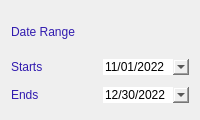
                  <widget class="QFrame" name="frame_20">
                   <property name="minimumSize">
                    <size>
                     <width>0</width>
                     <height>120</height>
                    </size>
                   </property>
                   <property name="styleSheet">
                    <string notr="true">
border-radius:0px;</string>
                   </property>
                   <property name="frameShape">
                    <enum>QFrame::StyledPanel</enum>
                   </property>
                   <property name="frameShadow">
                    <enum>QFrame::Raised</enum>
                   </property>
                   <layout class="QGridLayout" name="gridLayout_4">
                    <item row="0" column="0" colspan="2">
                     <widget class="QLabel" name="label_12">
                      <property name="maximumSize">
                       <size>
                        <width>16777215</width>
                        <height>30</height>
                       </size>
                      </property>
                      <property name="styleSheet">
                       <string notr="true">color:rgb(49, 27, 175);</string>
                      </property>
                      <property name="text">
                       <string>Date Range</string>
                      </property>
                     </widget>
                    </item>
                    <item row="1" column="0">
                     <widget class="QLabel" name="label_13">
                      <property name="styleSheet">
                       <string notr="true">color:rgb(49, 27, 175);</string>
                      </property>
                      <property name="text">
                       <string>Starts</string>
                      </property>
                     </widget>
                    </item>
                    <item row="1" column="1">
                     <widget class="QDateEdit" name="dateEdit_3">
                      <property name="acceptDrops">
                       <bool>true</bool>
                      </property>
                      <property name="wrapping">
                       <bool>true</bool>
                      </property>
                      <property name="dateTime">
                       <datetime>
                        <hour>0</hour>
                        <minute>0</minute>
                        <second>0</second>
                        <year>2022</year>
                        <month>11</month>
                        <day>1</day>
                       </datetime>
                      </property>
                      <property name="maximumDateTime">
                       <datetime>
                        <hour>23</hour>
                        <minute>59</minute>
                        <second>59</second>
                        <year>2023</year>
                        <month>6</month>
                        <day>30</day>
                       </datetime>
                      </property>
                      <property name="minimumDateTime">
                       <datetime>
                        <hour>0</hour>
                        <minute>0</minute>
                        <second>0</second>
                        <year>2019</year>
                        <month>11</month>
                        <day>14</day>
                       </datetime>
                      </property>
                      <property name="displayFormat">
                       <string>MM/dd/yyyy</string>
                      </property>
                      <property name="calendarPopup">
                       <bool>true</bool>
                      </property>
                     </widget>
                    </item>
                    <item row="2" column="0">
                     <widget class="QLabel" name="label_14">
                      <property name="styleSheet">
                       <string notr="true">color:rgb(49, 27, 175);</string>
                      </property>
                      <property name="text">
                       <string>Ends</string>
                      </property>
                     </widget>
                    </item>
                    <item row="2" column="1">
                     <widget class="QDateEdit" name="dateEdit_4">
                      <property name="dateTime">
                       <datetime>
                        <hour>0</hour>
                        <minute>0</minute>
                        <second>0</second>
                        <year>2022</year>
                        <month>12</month>
                        <day>30</day>
                       </datetime>
                      </property>
                      <property name="currentSection">
                       <enum>QDateTimeEdit::MonthSection</enum>
                      </property>
                      <property name="displayFormat">
                       <string>MM/dd/yyyy</string>
                      </property>
                      <property name="calendarPopup">
                       <bool>true</bool>
                      </property>
                     </widget>
                    </item>
                   </layout>
                  </widget>
